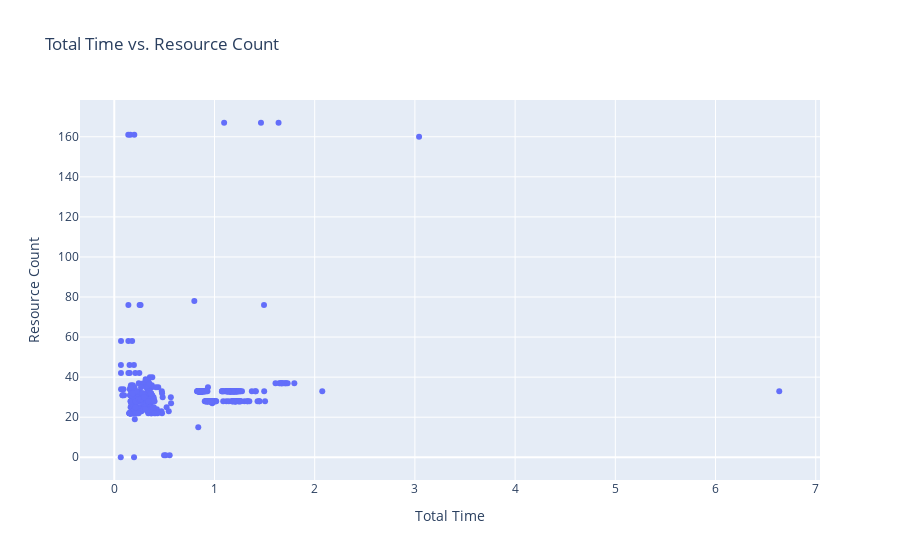

Notebook source saved alongside this figure:
### Code cell
# Scatter plot of total times vs resource counts
fig5 = go.Figure(data=[go.Scatter(x=df['Total Time'], y=df['Resource Count'], mode='markers')])
fig5.update_layout(title_text='Total Time vs. Resource Count', xaxis_title='Total Time', yaxis_title='Resource Count')
fig5.write_html("../../fam-report-site/public/Web-Analytics/total_vs_resource.html")
fig5.show()

### Figure 1 — Plotly figure (JSON) as saved in the notebook; plotly's stock layout.template omitted (floating-point values rounded to 4 significant figures; data arrays with more than 128 entries replaced by an {"elided": "..."} marker saying what was removed)
{"data": [{"mode": "markers", "type": "scatter", "x": {"elided": "523 float values"}, "y": {"elided": "523 int values"}}], "layout": {"title": {"text": "Total Time vs. Resource Count"}, "xaxis": {"title": {"text": "Total Time"}}, "yaxis": {"title": {"text": "Resource Count"}}}}
